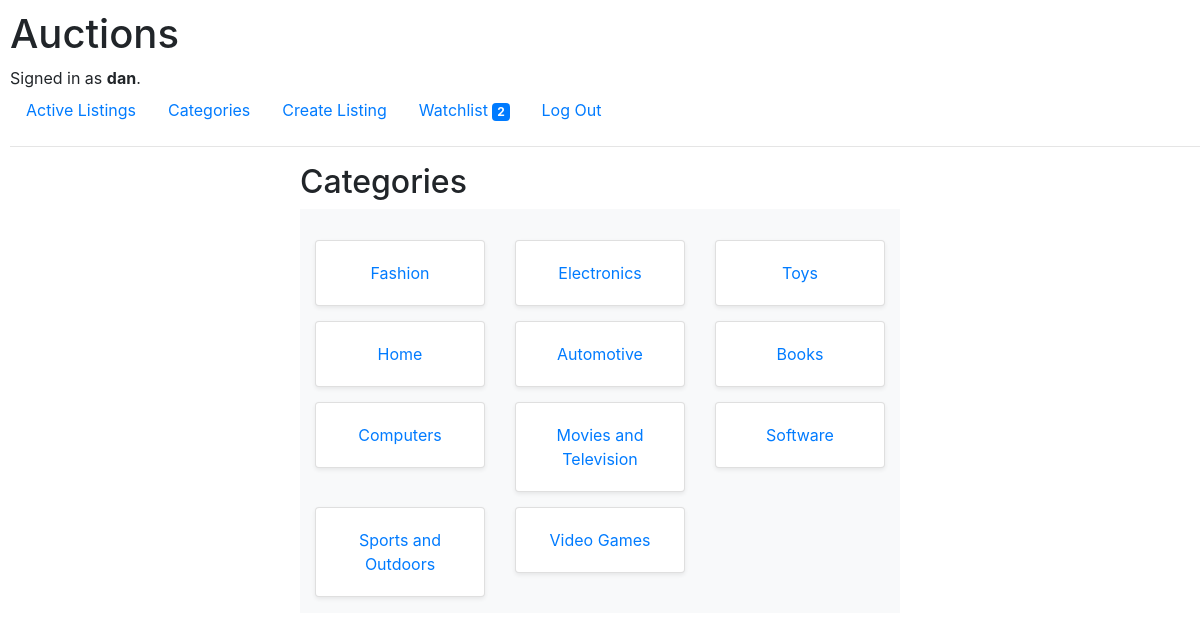
The app's page /categories/ (signed in) with its own data.
### auctions/models.py (models this page shows, shortened)
class User(AbstractUser):
    pass

class Watchlist(models.Model):
    user = models.ForeignKey(User, on_delete=models.CASCADE, related_name="watchlist_user")
    listing = models.ForeignKey(AuctionListings, on_delete=models.CASCADE, related_name="listing")

class AuctionCategories(models.Model):
    category = models.CharField(max_length=64)
    def __str__(self):
        return f"{self.category}"

### auctions/views.py (the view)
# urls.py: path("categories/", views.categories, name="categories"),
def categories(request):
    categories = AuctionCategories.objects.all()
    return render(request, "auctions/categories.html", {
        "categories": categories
    })

### auctions/templates/auctions/categories.html (shortened to what this page needs)
{% extends "auctions/layout.html" %}
{% block body %}
    <div class="divform">
        <h2>Categories</h2>
        <div class="album py-3 bg-light">
            <div class="container">
                <div class="row row-cols-1 row-cols-sm-2 row-cols-md-3 g-3">
                    {% for category in categories %}
                    <a href="{% url 'category_id' category.id %}">
                        <div class="col">
                            <div class="card text-center shadow-sm divcard">
                                <div class="card-body">
                                  <spam class="card-title"> {{ category }} </spam>
                                </div>
                            </div>
                        </div>
                    </a>
                    {% endfor %}
                </div>
            </div>
        </div>
     </div>
{% endblock %}

### auctions/templates/auctions/layout.html (shortened to what this page needs)
{% load static %}
<!DOCTYPE html>
<html lang="en">
    <head>
        <link rel="stylesheet" href="https://stackpath.bootstrapcdn.com/bootstrap/4.4.1/css/bootstrap.min.css">
        <link href="{% static 'auctions/styles.css' %}" rel="stylesheet">
    </head>
    <body>
        <div class="bmain">
        <h1>Auctions</h1>
        <div>
            {% if user.is_authenticated %}
                Signed in as <strong>{{ user.username }}</strong>.
            {% else %}
                Not signed in.
            {% endif %}
        </div>
        <ul class="nav">
            <li class="nav-item">
                <a class="nav-link" href="{% url 'index' %}">Active Listings</a>
            </li>
            <li class="nav-item">
                    <a class="nav-link" href="{% url 'categories' %}">Categories</a>
                </li>
            {% if user.is_authenticated %}
                <li class="nav-item">
                    <a class="nav-link" href="{% url 'create' %}">Create Listing</a>
                </li>
                <li class="nav-item">
                    <a class="nav-link" href="{% url 'watchlist' %}">Watchlist
                    {% if user.watchlist_user.all|length > 0 %}
                        <span class="badge bg-primary text-white">{{ user.watchlist_user.all|length }}</span>
                    {% endif %}
                    </a>
                </li>
                <li class="nav-item">
                    <a class="nav-link" href="{% url 'logout' %}">Log Out</a>
                </li>
            {% endif %}
        </ul>
        <hr>
        </div>
        {% block body %}
        {% endblock %}
    </body>
</html>

### auctions/static/auctions/styles.css (style rules this page uses)
.bmain { padding: 10px 0 0 10px; }
.divform { width: 50%; margin: auto; }
.divcard { margin-top: 15px; max-width: 800px; }

### records on screen
User: username "dan", watchlist_user.all|length "2"
AuctionCategories: category "Fashion"
AuctionCategories: category "Electronics"
AuctionCategories: category "Toys"
AuctionCategories: category "Home"
AuctionCategories: category "Automotive"
AuctionCategories: category "Books"
AuctionCategories: category "Computers"
AuctionCategories: category "Movies and Television"
AuctionCategories: category "Software"
AuctionCategories: category "Sports and Outdoors"
AuctionCategories: category "Video Games"
